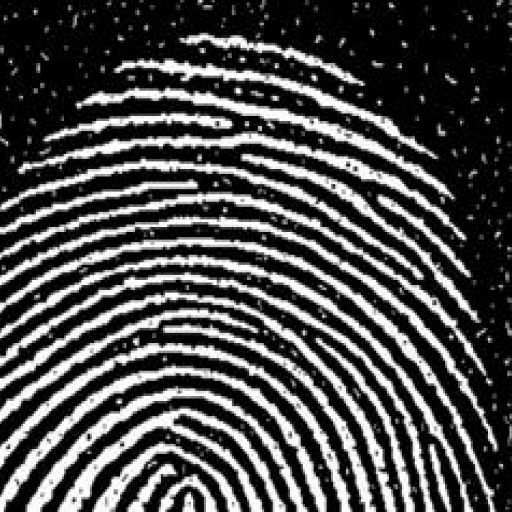
#> input picture data/images/noize_mono/noize_image_6_mono.jpg, 512 x 512 px
$ jupyter execute denoize.ipynb
#> lines starting #> are read from the running program, lines starting #| are printed output that depends on the picture
[cell 1]
import cv2 as cv
import numpy as np
import matplotlib.pyplot as plt

[cell 2]
img = cv.imread('../data/images/noize_mono/noize_image_6_mono.jpg', cv.IMREAD_GRAYSCALE)
#> img is the input picture: shape (512, 512); min 0, max 255, mean 77.3
assert img is not None, "file could not be read, check with os.path.exists()"
kernel = np.ones((5,5),np.uint8)

open = cv.morphologyEx(img, cv.MORPH_OPEN, kernel)
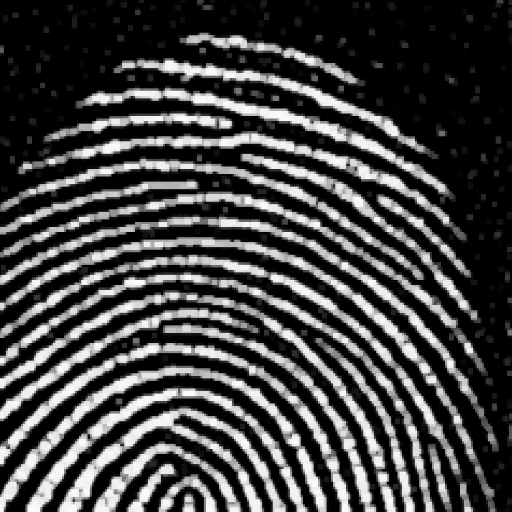
#> open: shape (512, 512); min 0, max 253, mean 68
close = cv.morphologyEx(open, cv.MORPH_CLOSE, kernel)

[cell 3]
plt.figure(figsize=(10, 5))

plt.subplot(1, 2, 1)
plt.imshow(img, cmap='gray')
plt.axis('off')

plt.subplot(1, 2, 2)
plt.imshow(close, cmap='gray')
plt.axis('off')

plt.show()
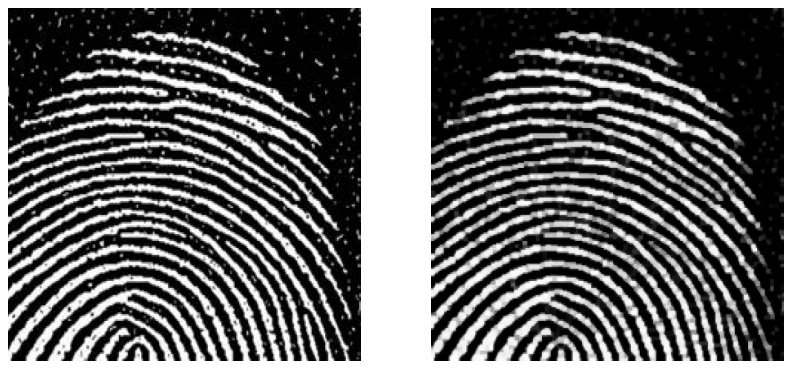
#> figure drawn by matplotlib, 2 panels

$ run again, with data/images/noize_mono/noize_image_3_mono.jpg copied over data/images/noize_mono/noize_image_6_mono.jpg
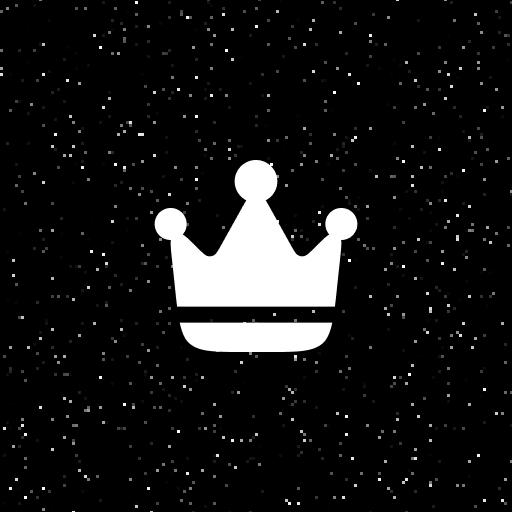
#> input picture data/images/noize_mono/noize_image_3_mono.jpg, 512 x 512 px
#> img is the input picture: shape (512, 512); min 0, max 255, mean 21.5
#> `open = cv.morphologyEx(img, cv.MORPH_OPEN, kernel)`:
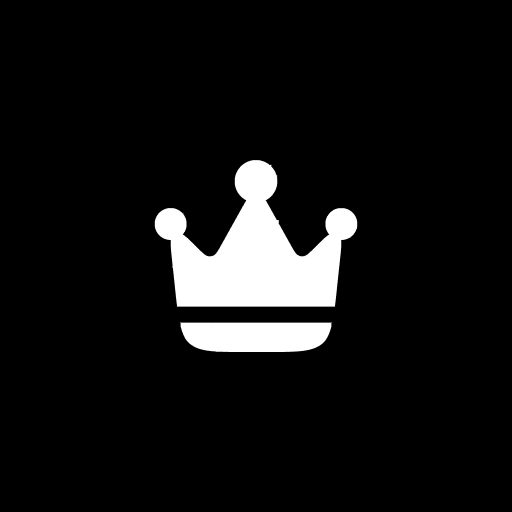
#> open: shape (512, 512); min 0, max 255, mean 18.5
#> `plt.show()`:
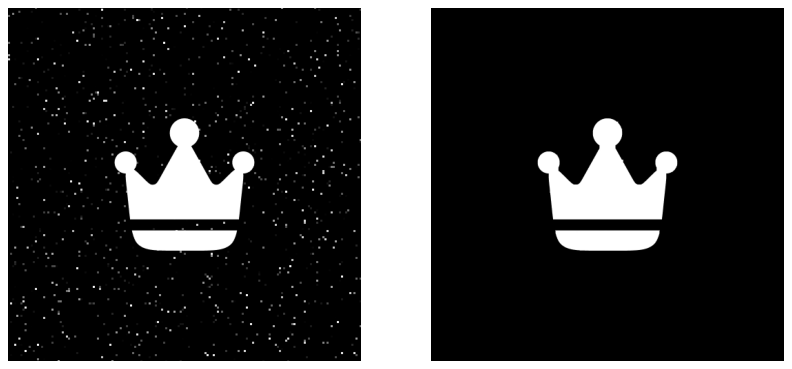
#> figure drawn by matplotlib, 2 panels
